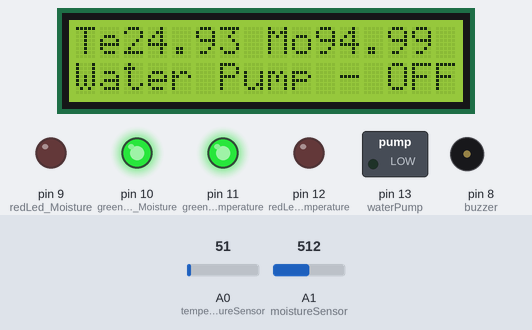
Simulated run of this sketch. Board: Arduino Uno, built with avr-gcc and run on an emulated ATmega328P. Parts: 16×2 character LCD, switched loads named in the sketch (green lamp = pin HIGH), output pins drawn as LEDs (lit = HIGH), buzzer (waves = sounding). The inputs (shaded band) are chosen by the test bench; at power-on: A1 (moistureSensor) = 512, A0 (temperatureSensor) = 51.

Above: at 6.2 s.
6.3 s: A1 (moistureSensor) set to 204
At 7.8 s:
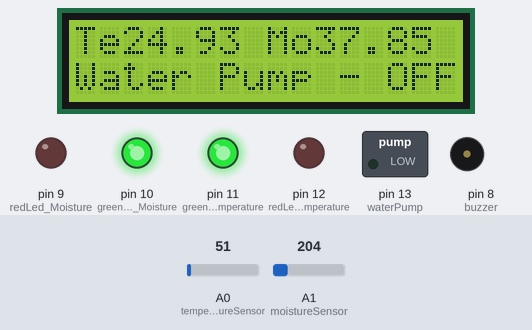
8.5 s: A1 (moistureSensor) set to 170
At 9.6 s:
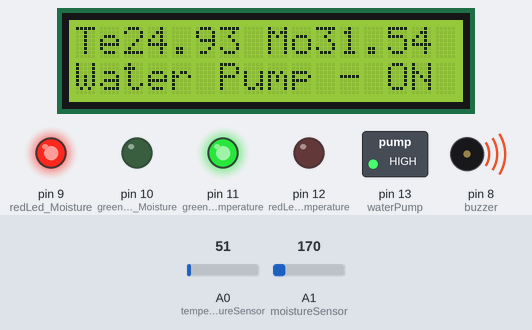
10.5 s: A0 (temperatureSensor) set to 64
At 11.4 s:
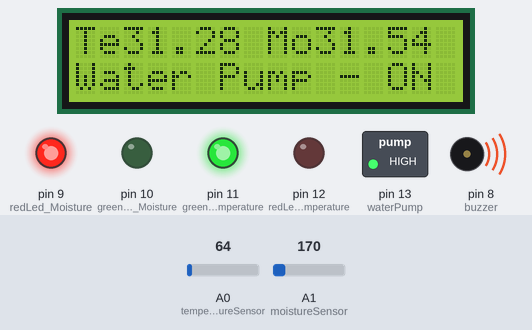
12.5 s: A0 (temperatureSensor) set to 79
At 14.3 s:
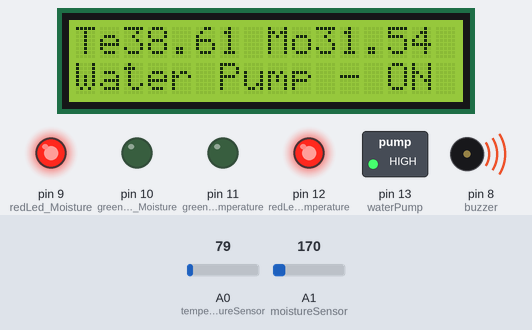
14.6 s: A1 (moistureSensor) set to 306
At 16.2 s:
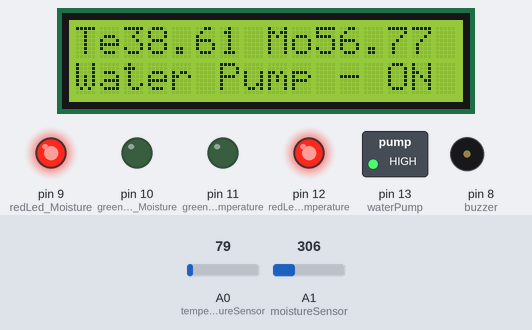
16.6 s: A0 (temperatureSensor) set to 61
At 18.0 s:
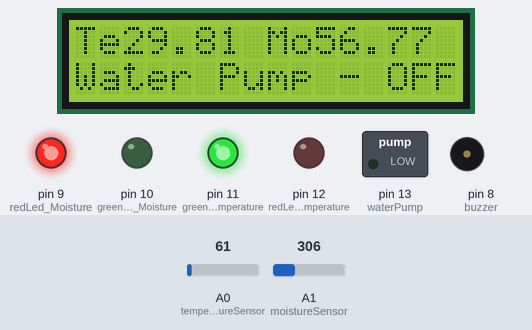
Timing chart, 0 to 19.6 s (numbered marks = the images above; inputs shaded):
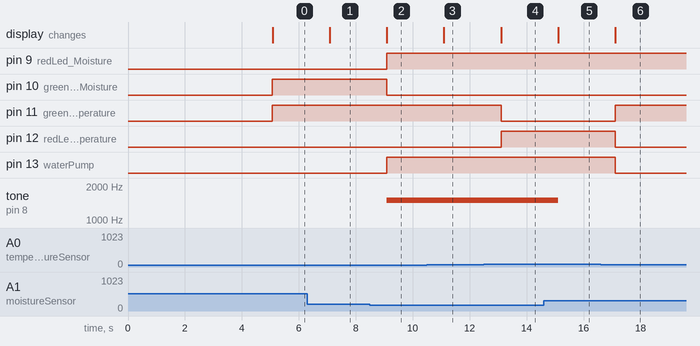

Measured:
- the behaviour switches between 189 and 188 on A1 (moistureSensor) (found by bisection; images 1 and 2)
- the behaviour switches between 71 and 72 on A0 (temperatureSensor) (found by bisection; images 3 and 4)
- after the input at 6.3 s, the display: changes after 0.78 s (image 1)
- after the input at 8.5 s, pin 9 (redLed_Moisture), pin 13 (waterPump): LOW → HIGH after 0.59 s; pin 10 (greenLed_Moisture): HIGH → LOW after 0.59 s; tone on pin 8 (buzzer): silent → 1500 Hz after 0.59 s; the display: changes after 0.59 s (image 2)
- after the input at 10.5 s, the display: changes after 0.60 s (image 3)
- after the input at 12.5 s, pin 11 (greenLed_Temperature): HIGH → LOW after 0.60 s; pin 12 (redLed_Temperature): LOW → HIGH after 0.60 s; the display: changes after 0.61 s (image 4)
- after the input at 14.6 s, tone on pin 8 (buzzer): 1500 Hz → silent after 0.51 s; the display: changes after 0.51 s (image 5)
- after the input at 16.6 s, pin 11 (greenLed_Temperature): LOW → HIGH after 0.52 s; pin 12 (redLed_Temperature), pin 13 (waterPump): HIGH → LOW after 0.52 s; the display: changes after 0.52 s (image 6)

The sketch:

smart_irrigation_system.ino
```cpp
#include <LiquidCrystal.h>
 
const int temperatureSensor = A0;
const int moistureSensor = A1;
const int waterPump = 13;
const int redLed_Temperature = 12;
const int redLed_Moisture = 9;
const int greenLed_Temperature = 11;
const int greenLed_Moisture = 10;
const int buzzer = 8;
LiquidCrystal lcd(2, 3, 4, 5, 6, 7);

void setup() {
  Serial.begin(9600);
  pinMode(buzzer, OUTPUT);
  lcd.begin(16, 2);
  lcd.print("Smart Irrigation");
  lcd.setCursor(0,1);
  lcd.print("     System");
  delay(3000);
  pinMode(redLed_Moisture, OUTPUT);
  pinMode(greenLed_Moisture, OUTPUT);
  pinMode(redLed_Temperature, OUTPUT);
  pinMode(greenLed_Temperature, OUTPUT);
  pinMode(waterPump, OUTPUT);
  delay(2000);
  lcd.clear();
  lcd.print("Temp=");
  lcd.setCursor(8,0);
  lcd.print("Moist=");
  lcd.setCursor(0,1);
  lcd.print("Water Pump");
}

void loop() {
  float temperatureValue = analogRead(temperatureSensor) * 500.0 / 1023.0;
  float moistureValue = analogRead(moistureSensor) * 100.0 / 539.0;
  lcd.setCursor(2,0);
  lcd.print(temperatureValue);
  lcd.setCursor(10,0);
  lcd.print(moistureValue);
  lcd.setCursor(11,1);
  if (temperatureValue > 35)
  {
    digitalWrite(waterPump, HIGH);
    digitalWrite(redLed_Temperature, HIGH);
    digitalWrite(greenLed_Temperature, LOW);
    lcd.print("- ON ");
  }
  else if(temperatureValue < 30)
  {
    digitalWrite(waterPump, LOW);
    digitalWrite(redLed_Temperature, LOW);
    digitalWrite(greenLed_Temperature, HIGH);
    lcd.print("- OFF");
  }

  if (moistureValue > 85)
  {
    noTone(buzzer);
    digitalWrite(waterPump, LOW);
    digitalWrite(redLed_Moisture, LOW);
    digitalWrite(greenLed_Moisture, HIGH);
    lcd.setCursor(11,1);
    lcd.print("- OFF");
  }
  else if (moistureValue < 35)
  {
    tone(buzzer,1500);
    digitalWrite(waterPump, HIGH);
    digitalWrite(redLed_Moisture, HIGH);
    digitalWrite(greenLed_Moisture, LOW);
    lcd.setCursor(11,1);
    lcd.print("- ON ");
  }
  else
  {
    noTone(buzzer);
  }
  delay(1000);
}
```
